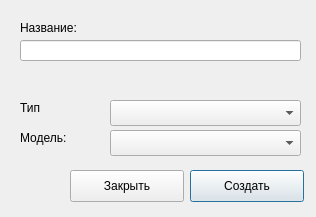
<?xml version="1.0" encoding="UTF-8"?>
<ui version="4.0">
 <class>CreateDeviceDialog</class>
 <widget class="QDialog" name="CreateDeviceDialog">
  <property name="geometry">
   <rect>
    <x>0</x>
    <y>0</y>
    <width>316</width>
    <height>217</height>
   </rect>
  </property>
  <property name="windowTitle">
   <string>Создать устройство</string>
  </property>
  <widget class="QPushButton" name="createButton">
   <property name="geometry">
    <rect>
     <x>190</x>
     <y>170</y>
     <width>114</width>
     <height>32</height>
    </rect>
   </property>
   <property name="text">
    <string>Создать</string>
   </property>
  </widget>
  <widget class="QPushButton" name="closeButton">
   <property name="geometry">
    <rect>
     <x>70</x>
     <y>170</y>
     <width>114</width>
     <height>32</height>
    </rect>
   </property>
   <property name="text">
    <string>Закрыть</string>
   </property>
  </widget>
  <widget class="QLabel" name="label">
   <property name="geometry">
    <rect>
     <x>20</x>
     <y>20</y>
     <width>71</width>
     <height>16</height>
    </rect>
   </property>
   <property name="text">
    <string>Название:</string>
   </property>
  </widget>
  <widget class="QComboBox" name="deviceTypeComboBox">
   <property name="geometry">
    <rect>
     <x>110</x>
     <y>100</y>
     <width>191</width>
     <height>26</height>
    </rect>
   </property>
  </widget>
  <widget class="QLineEdit" name="deviceNameLineEdit">
   <property name="geometry">
    <rect>
     <x>20</x>
     <y>40</y>
     <width>281</width>
     <height>21</height>
    </rect>
   </property>
  </widget>
  <widget class="QLabel" name="label_2">
   <property name="geometry">
    <rect>
     <x>20</x>
     <y>100</y>
     <width>71</width>
     <height>16</height>
    </rect>
   </property>
   <property name="text">
    <string>Тип</string>
   </property>
  </widget>
  <widget class="QLabel" name="label_3">
   <property name="geometry">
    <rect>
     <x>20</x>
     <y>130</y>
     <width>71</width>
     <height>16</height>
    </rect>
   </property>
   <property name="text">
    <string>Модель:</string>
   </property>
  </widget>
  <widget class="QComboBox" name="deviceModelComboBox">
   <property name="geometry">
    <rect>
     <x>110</x>
     <y>130</y>
     <width>191</width>
     <height>26</height>
    </rect>
   </property>
  </widget>
  <widget class="QLabel" name="deviceNameErrorText">
   <property name="geometry">
    <rect>
     <x>11</x>
     <y>70</y>
     <width>291</width>
     <height>20</height>
    </rect>
   </property>
   <property name="font">
    <font>
     <italic>true</italic>
    </font>
   </property>
   <property name="lineWidth">
    <number>0</number>
   </property>
   <property name="text">
    <string/>
   </property>
   <property name="alignment">
    <set>Qt::AlignRight|Qt::AlignTrailing|Qt::AlignVCenter</set>
   </property>
  </widget>
 </widget>
 <resources/>
 <connections/>
</ui>
